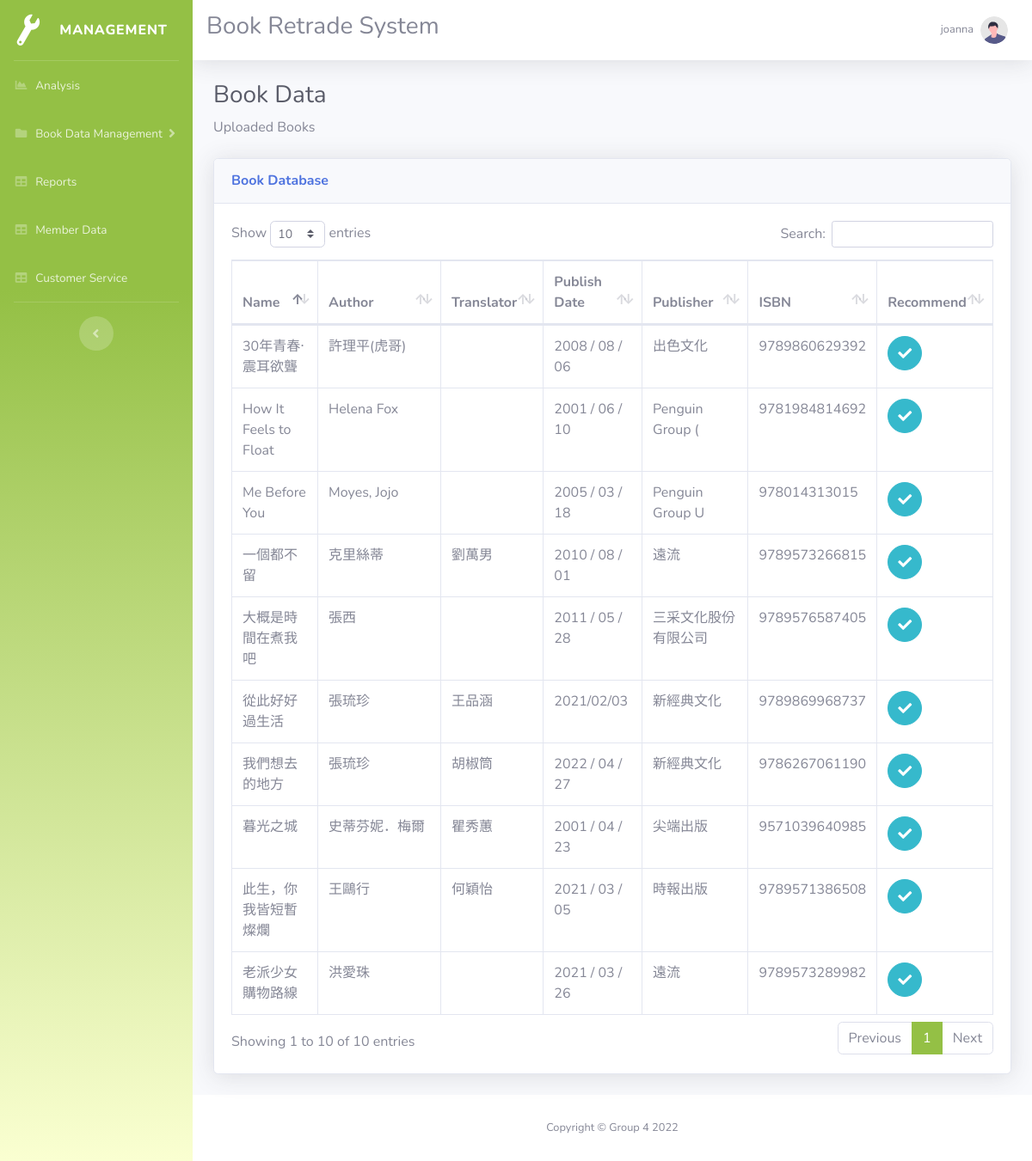
Page /bookdata.php (signed in) on the committed database.
### tables this page shows
CREATE TABLE `book_data` (
  `bk_ID` int(18) NOT NULL,
  `bk_ISBN` varchar(500) DEFAULT NULL,
  `name` varchar(30) NOT NULL,
  `bk_author` varchar(30) NOT NULL,
  `bk_trans` varchar(30) DEFAULT NULL,
  `bk_intro` varchar(500) DEFAULT NULL,
  `bk_public` varchar(15) NOT NULL,
  `bk_publicdate` varchar(500) NOT NULL,
  `bk_type` varchar(50) NOT NULL,
  `bk_img` varchar(500) NOT NULL,
  `bk_adddate` date DEFAULT NULL,
  `apply_date` date NOT NULL,
  `apply_status` varchar(500) NOT NULL,
  `apply_applicant` varchar(500) NOT NULL,
  `bk_img_blob` varchar(500) NOT NULL
);

### bookdata.php (the view, shortened to what this page needs)
<!DOCTYPE html>
<html lang="en">
<head>
    <link href="vendor/fontawesome-free/css/all.min.css" rel="stylesheet" type="text/css">
    <link href="css/sb-admin-2.min.css" rel="stylesheet">
    <link href="vendor/datatables/dataTables.bootstrap4.min.css" rel="stylesheet">
</head>
<body id="page-top">
    <div id="wrapper">
        <ul class="navbar-nav bg-gradient-primary sidebar sidebar-dark accordion" id="accordionSidebar">
            <a class="sidebar-brand d-flex align-items-center justify-content-center" href="charts.php">
                <div class="sidebar-brand-icon rotate-n-15">
                      <i class="fas fa-fw fa-wrench"></i>
                </div>
                <div class="sidebar-brand-text mx-3">Management</div>
            </a>
            <hr class="sidebar-divider my-0">
            <li class="nav-item ">
                <a class="nav-link" href="charts.php">
                    <i class="fas fa-fw fa-chart-area"></i>
                    <span>Analysis</span></a>
            </li>
            <li class="nav-item">
                <a class="nav-link collapsed" href="admin.php" data-toggle="collapse" data-target="#collapsePages"
                    aria-expanded="true" aria-controls="collapsePages">
                    <i class="fas fa-fw fa-folder"></i>
                    <span>Book Data Management</span>
                </a>
                <li class="nav-item ">
                <a class="nav-link" href="report.php">
                    <i class="fas fa-fw fa-table"></i>
                    <span>Reports</span></a>
            </li>
            </li>
            <li class="nav-item ">
                <a class="nav-link" href="Member_Info.php">
                    <i class="fas fa-fw fa-table"></i>
                    <span>Member Data</span></a>
            </li>
            <li class="nav-item ">
                <a class="nav-link" href="Customer_Service.php">
                    <i class="fas fa-fw fa-table"></i>
                    <span>Customer Service</span></a>
            </li>
            <hr class="sidebar-divider d-none d-md-block">
            <div class="text-center d-none d-md-inline">
                <button class="rounded-circle border-0" id="sidebarToggle"></button>
            </div>
        </ul>
        <div id="content-wrapper" class="d-flex flex-column">
            <div id="content">
                <nav class="navbar navbar-expand navbar-light bg-white topbar mb-4 static-top shadow">
                    <form class="form-inline">
                        <div>
                        <h3>Book Retrade System</h3></div>
                    </form>
                    <ul class="navbar-nav ml-auto">
                            <li class="nav-item dropdown no-arrow">
                            <a class="nav-link dropdown-toggle" href="#" id="userDropdown" role="button"
                                data-toggle="dropdown" aria-haspopup="true" aria-expanded="false">
                                <span class="mr-2 d-none d-lg-inline text-gray-600 small"> <?php echo $_SESSION['name']?></span>
                                <img class="img-profile rounded-circle"
                                    src="img/undraw_profile.svg">
                            </a>
                        </li>
                    </ul>
                </nav>
                <div class="container-fluid">
                    <h1 class="h3 mb-2 text-gray-800">Book Data</h1>
                    <p class="mb-4">Uploaded Books</p>
                    <div class="card shadow mb-4">
                        <div class="card-header py-3">
                            <h6 class="m-0 font-weight-bold text-primary">Book Database</h6>
                        </div>
                        <div class="card-body">
                            <div class="table-responsive">
                                <table class="table table-bordered" id="dataTable" width="100%" cellspacing="0">
                                    <thead>
                                        <tr>
                                            <th>Name</th>
                                            <th width="100px">Author</th>
                                            <th>Translator</th>
                                            <th>Publish Date</th>
                                            <th>Publisher</th>
                                            <th>ISBN</th>
                                            <th>Recommend</th>
                                        </tr>
                                    </thead>
                                    <tbody>
                                    <?php
                                        $host = "localhost";
                                        $dbuser = "root";
                                        $dbpassword = "12345678";
                                        $dbname = "book";
                                        $link = mysqli_connect($host, $dbuser, $dbpassword, $dbname);
                                        if($link){
                                            $allData = "SELECT * FROM book_data WHERE apply_status =1 ";
                                            $result = mysqli_query($link, $allData);
                                            while($row=mysqli_fetch_assoc($result)){
                                                echo "<tr>";
                                                echo "<td>".$row['name']."</td>";
                                                echo "<td>".$row['bk_author']."</td>";
                                                echo "<td>".$row['bk_trans']."</td>";
                                                echo "<td>".$row['bk_publicdate']."</td>";
                                                echo "<td>".$row['bk_public']."</td>";
                                                echo "<td>".$row['bk_ISBN']."</td>";
                                                echo '<td><a href="#" onclick = "Confirm(';
                                                echo "'".$row["bk_ISBN"]."',";
                                                echo "'".$row["name"]."',";
                                                echo "'".$row["bk_img"]."')";
                                                echo '"class="btn btn-info btn-circle"> <i class="fas fa-check"></i></a></td>';
                                                echo "</tr>";
                                            }
                                        }
                                        else{
                                            echo "error</br>".mysqli_connect_error();
                                        }
                                    ?>
                                    </tbody>
                                </table>
                            </div>
                        </div>
                    </div>
                </div>
            </div>
            <footer class="sticky-footer bg-white">
                <div class="container my-auto">
                    <div class="copyright text-center my-auto">
                        <span>Copyright &copy; Group 4 2022</span>
                    </div>
                </div>
            </footer>
        </div>
    </div>
</body>
</html>

### rows in the picture
book_data: name "從此好好過生活", bk_author "張琉珍", bk_trans "王品涵", bk_publicdate "2021/02/03", bk_public "新經典文化", bk_ISBN "9789869968737"
book_data: name "老派少女購物路線", bk_author "洪愛珠", bk_publicdate "2021 / 03 / 26", bk_public "遠流", bk_ISBN "9789573289982"
book_data: name "暮光之城", bk_author "史蒂芬妮．梅爾", bk_trans "瞿秀蕙", bk_publicdate "2001 / 04 / 23", bk_public "尖端出版", bk_ISBN "9571039640985"
book_data: name "Me Before You", bk_author "Moyes, Jojo", bk_publicdate "2005 / 03 / 18", bk_public "Penguin Group U", bk_ISBN "978014313015"
book_data: name "30年青春‧震耳欲聾", bk_author "許理平(虎哥)", bk_publicdate "2008 / 08 / 06", bk_public "出色文化", bk_ISBN "9789860629392"
book_data: name "大概是時間在煮我吧", bk_author "張西", bk_publicdate "2011 / 05 / 28", bk_public "三采文化股份有限公司", bk_ISBN "9789576587405"
book_data: name "How It Feels to Float", bk_author "Helena Fox", bk_publicdate "2001 / 06 / 10", bk_public "Penguin Group (", bk_ISBN "9781984814692"
book_data: name "此生，你我皆短暫燦爛", bk_author "王鷗行", bk_trans "何穎怡", bk_publicdate "2021 / 03 / 05", bk_public "時報出版", bk_ISBN "9789571386508"
book_data: name "一個都不留", bk_author "克里絲蒂", bk_trans "劉萬男", bk_publicdate "2010 / 08 / 01", bk_public "遠流", bk_ISBN "9789573266815"
book_data: name "我們想去的地方", bk_author "張琉珍", bk_trans "胡椒筒", bk_publicdate "2022 / 04 / 27", bk_public "新經典文化", bk_ISBN "9786267061190"

### other values in the picture
$_SESSION['name'] "joanna"
